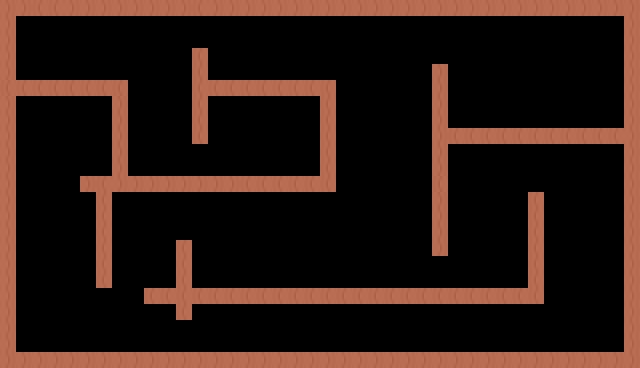

Below is a game level as drawn by its tile map, then a one-line description and the .tmx file that defines it, in full:
An orthogonal 40x23 tile map with 16x16 px tiles, 1 tile layer (Tile Layer 1) and 30 objects (16x ColllisionRecs, 5x Fruit, 5x Diamond, 2x Shrinker, Player, ...).

<map version="1.10" tiledversion="1.10.2" orientation="orthogonal" renderorder="right-down" width="40" height="23" tilewidth="16" tileheight="16" infinite="0" nextlayerid="4" nextobjectid="58">
 <tileset firstgid="1" source="maize.tsx" />
 <layer id="1" name="Tile Layer 1" width="40" height="23">
  <data encoding="csv">
2684354590,2684354590,1610612766,1610612766,2684354590,2684354590,2684354590,2684354590,2684354590,2684354590,2684354590,2684354590,1610612766,2684354590,2684354590,2684354590,2684354590,2684354590,2684354590,2684354590,2684354590,2684354590,2684354590,2684354590,2684354590,2684354590,2684354590,2684354590,2684354590,2684354590,2684354590,2684354590,2684354590,2684354590,2684354590,2684354590,2684354590,2684354590,2684354590,2684354590,
2684354590,0,0,0,0,0,0,0,0,0,0,0,0,0,0,0,0,0,0,0,0,0,0,0,0,0,0,0,0,0,0,0,0,0,0,0,0,0,0,2684354590,
2684354590,0,0,0,0,0,0,0,0,0,0,0,0,0,0,0,0,0,0,0,0,0,0,0,0,0,0,0,0,0,0,0,0,0,0,0,0,0,0,2684354590,
2684354590,0,0,0,0,0,0,0,0,0,0,0,1610612766,0,0,0,0,0,0,0,0,0,0,0,0,0,0,0,0,0,0,0,0,0,0,0,0,0,0,2684354590,
2684354590,0,0,0,0,0,0,0,0,0,0,0,1610612766,0,0,0,0,0,0,0,0,0,0,0,0,0,0,2684354590,0,0,0,0,0,0,0,0,0,0,0,2684354590,
1610612766,1610612766,1610612766,1610612766,1610612766,1610612766,1610612766,1610612766,0,0,0,0,1610612766,1610612766,1610612766,1610612766,1610612766,1610612766,1610612766,1610612766,1610612766,0,0,0,0,0,0,2684354590,0,0,0,0,0,0,0,0,0,0,0,2684354590,
2684354590,0,0,0,0,0,0,2684354590,0,0,0,0,1610612766,0,0,0,0,0,0,0,1610612766,0,0,0,0,0,0,2684354590,0,0,0,0,0,0,0,0,0,0,0,2684354590,
2684354590,0,0,0,0,0,0,2684354590,0,0,0,0,1610612766,0,0,0,0,0,0,0,1610612766,0,0,0,0,0,0,2684354590,0,0,0,0,0,0,0,0,0,0,0,2684354590,
2684354590,0,0,0,0,0,0,2684354590,0,0,0,0,1610612766,0,0,0,0,0,0,0,1610612766,0,0,0,0,0,0,2684354590,1610612766,1610612766,1610612766,1610612766,1610612766,1610612766,1610612766,1610612766,1610612766,1610612766,1610612766,2684354590,
2684354590,0,0,0,0,0,0,2684354590,0,0,0,0,0,0,0,0,0,0,0,0,1610612766,0,0,0,0,0,0,2684354590,0,0,0,0,0,0,0,0,0,0,0,2684354590,
2684354590,0,0,0,0,0,0,2684354590,0,0,0,0,0,0,0,0,0,0,0,0,1610612766,0,0,0,0,0,0,2684354590,0,0,0,0,0,0,0,0,0,0,0,2684354590,
2684354590,0,0,0,0,2684354590,1610612766,2684354590,2684354590,2684354590,2684354590,2684354590,2684354590,2684354590,2684354590,1610612766,1610612766,1610612766,1610612766,1610612766,1610612766,0,0,0,0,0,0,1610612766,0,0,0,0,0,0,0,0,0,0,0,2684354590,
2684354590,0,0,0,0,0,1610612766,0,0,0,0,0,0,0,0,0,0,0,0,0,0,0,0,0,0,0,0,2684354590,0,0,0,0,0,1610612766,0,0,0,0,0,2684354590,
2684354590,0,0,0,0,0,1610612766,0,0,0,0,0,0,0,0,0,0,0,0,0,0,0,0,0,0,0,0,2684354590,0,0,0,0,0,1610612766,0,0,0,0,0,2684354590,
2684354590,0,0,0,0,0,1610612766,0,0,0,0,0,0,0,0,0,0,0,0,0,0,0,0,0,0,0,0,2684354590,0,0,0,0,0,1610612766,0,0,0,0,0,2684354590,
2684354590,0,0,0,0,0,1610612766,0,0,0,0,1610612766,0,0,0,0,0,0,0,0,0,0,0,0,0,0,0,2684354590,0,0,0,0,0,1610612766,0,0,0,0,0,2684354590,
2684354590,0,0,0,0,0,1610612766,0,0,0,0,1610612766,0,0,0,0,0,0,0,0,0,0,0,0,0,0,0,0,0,0,0,0,0,1610612766,0,0,0,0,0,2684354590,
2684354590,0,0,0,0,0,1610612766,0,0,0,0,1610612766,0,0,0,0,0,0,0,0,0,0,0,0,0,0,0,0,0,0,0,0,0,1610612766,0,0,0,0,0,2684354590,
2684354590,0,0,0,0,0,0,0,0,1610612766,1610612766,1610612766,1610612766,1610612766,1610612766,1610612766,1610612766,1610612766,1610612766,1610612766,1610612766,1610612766,1610612766,1610612766,1610612766,1610612766,1610612766,1610612766,1610612766,1610612766,1610612766,1610612766,1610612766,1610612766,0,0,0,0,0,2684354590,
2684354590,0,0,0,0,0,0,0,0,0,0,1610612766,0,0,0,0,0,0,0,0,0,0,0,0,0,0,0,0,0,0,0,0,0,0,0,0,0,0,0,2684354590,
2684354590,0,0,0,0,0,0,0,0,0,0,0,0,0,0,0,0,0,0,0,0,0,0,0,0,0,0,0,0,0,0,0,0,0,0,0,0,0,0,2684354590,
2684354590,0,0,0,0,0,0,0,0,0,0,0,0,0,0,0,0,0,0,0,0,0,0,0,0,0,0,0,0,0,0,0,0,0,0,0,0,0,0,2684354590,
2684354590,2684354590,2684354590,2684354590,2684354590,2684354590,2684354590,2684354590,2684354590,2684354590,2684354590,2684354590,2684354590,2684354590,2684354590,2684354590,2684354590,2684354590,2684354590,2684354590,2684354590,2684354590,2684354590,2684354590,2684354590,2684354590,2684354590,2684354590,2684354590,2684354590,2684354590,2684354590,2684354590,2684354590,2684354590,2684354590,2684354590,2684354590,2684354590,2684354590
</data>
 </layer>
 <objectgroup id="2" name="Spawnpoints">
  <object id="1" name="Player" type="Player" x="40.2678" y="31.1845" width="16" height="16" />
  <object id="2" name="Orange" type="Fruit" x="376.571" y="135.767" width="16.6667" height="16" />
  <object id="3" name="Diamond" type="Diamond" x="39.8586" y="177.854" width="16.6667" height="16" />
  <object id="4" name="Shrinker" type="Shrinker" x="289.112" y="118.592" width="15.1667" height="15.5" />
  <object id="5" name="Orange" type="Fruit" x="218.539" y="324.69" width="15" height="15" />
  <object id="6" name="Orange" type="Fruit" x="335.421" y="318.028" width="15" height="15" />
  <object id="19" name="Diamond" type="Diamond" x="224.321" y="124.334" width="16.6667" height="16" />
  <object id="20" name="Diamond" type="Diamond" x="496.333" y="105.333" width="16.6667" height="16" />
  <object id="21" name="Diamond" type="Diamond" x="139.096" y="90.1888" width="16.6667" height="16" />
  <object id="31" name="trophy" type="trophy" x="29.6598" y="115.278" width="23.1364" height="28.5909" />
  <object id="54" name="Shrinker" type="Shrinker" x="262.604" y="114.846" width="15.1667" height="15.5" />
  <object id="55" name="Diamond" type="Diamond" x="572.511" y="68.7714" width="16.6667" height="16" />
  <object id="56" name="Orange" type="Fruit" x="425.158" y="325.176" width="15" height="15" />
  <object id="57" name="Orange" type="Fruit" x="490.027" y="319.82" width="15" height="15" />
 </objectgroup>
 <objectgroup id="3" name="Collisions">
  <object id="7" name="ColllisionRecs" type="ColllisionRecs" x="-2.25" y="4.625" width="621.333" height="10.0943" />
  <object id="8" name="ColllisionRecs" type="ColllisionRecs" x="2" y="352" width="624.333" height="5.33333" />
  <object id="13" name="ColllisionRecs" type="ColllisionRecs" x="80.4168" y="177" width="252.092" height="14.8333" />
  <object id="26" name="ColllisionRecs" type="ColllisionRecs" x="620.667" y="16" width="16" height="336" />
  <object id="27" name="ColllisionRecs" type="ColllisionRecs" x="1.33333" y="18.6667" width="16" height="336" />
  <object id="28" name="ColllisionRecs" type="ColllisionRecs" x="432.833" y="65.8333" width="16" height="190" />
  <object id="38" name="ColllisionRecs" type="ColllisionRecs" x="191.752" y="81.2573" width="141.399" height="14.8333" />
  <object id="40" name="ColllisionRecs" type="ColllisionRecs" x="451.525" y="128.272" width="168.18" height="14.8333" />
  <object id="41" name="ColllisionRecs" type="ColllisionRecs" x="18.5699" y="81.8525" width="109.262" height="14.8333" />
  <object id="42" name="ColllisionRecs" type="ColllisionRecs" x="142.951" y="287.767" width="398.494" height="14.8333" />
  <object id="44" name="ColllisionRecs" type="ColllisionRecs" x="191.368" y="50.2111" width="16" height="92.399" />
  <object id="45" name="ColllisionRecs" type="ColllisionRecs" x="528.805" y="194.827" width="16" height="92.3991" />
  <object id="48" name="ColllisionRecs" type="ColllisionRecs" x="319.915" y="81.7528" width="16" height="92.3991" />
  <object id="49" name="ColllisionRecs" type="ColllisionRecs" x="175.299" y="242.735" width="16" height="77.5208" />
  <object id="50" name="ColllisionRecs" type="ColllisionRecs" x="112.216" y="94.5481" width="16" height="81.0916" />
  <object id="53" name="ColllisionRecs" type="ColllisionRecs" x="96.1473" y="192.447" width="16" height="92.3991" />
 </objectgroup>
</map>
